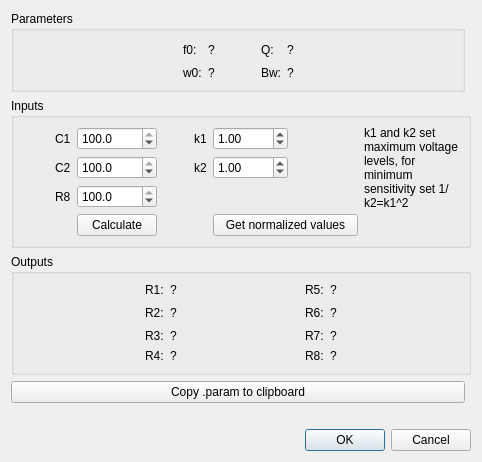
<?xml version="1.0" encoding="UTF-8"?>
<ui version="4.0">
 <class>fleischertow_dialog</class>
 <widget class="QDialog" name="fleischertow_dialog">
  <property name="geometry">
   <rect>
    <x>0</x>
    <y>0</y>
    <width>482</width>
    <height>419</height>
   </rect>
  </property>
  <property name="windowTitle">
   <string>Fleischer-Tow Universal cell</string>
  </property>
  <layout class="QGridLayout" name="gridLayout_3" rowstretch="1,0,0,0,0,0" columnstretch="0,0">
   <item row="2" column="0" colspan="2">
    <widget class="QGroupBox" name="groupBox_3">
     <property name="title">
      <string>Outputs</string>
     </property>
     <layout class="QGridLayout" name="gridLayout_4">
      <item row="0" column="1">
       <widget class="QLabel" name="label_14">
        <property name="sizePolicy">
         <sizepolicy hsizetype="Maximum" vsizetype="Preferred">
          <horstretch>0</horstretch>
          <verstretch>0</verstretch>
         </sizepolicy>
        </property>
        <property name="text">
         <string>R1:</string>
        </property>
       </widget>
      </item>
      <item row="4" column="6">
       <widget class="QLabel" name="R8_val">
        <property name="text">
         <string>?</string>
        </property>
       </widget>
      </item>
      <item row="0" column="4">
       <widget class="QLabel" name="label_24">
        <property name="sizePolicy">
         <sizepolicy hsizetype="Maximum" vsizetype="Preferred">
          <horstretch>0</horstretch>
          <verstretch>0</verstretch>
         </sizepolicy>
        </property>
        <property name="text">
         <string>R5:</string>
        </property>
       </widget>
      </item>
      <item row="1" column="3">
       <spacer name="horizontalSpacer_8">
        <property name="orientation">
         <enum>Qt::Horizontal</enum>
        </property>
        <property name="sizeHint" stdset="0">
         <size>
          <width>40</width>
          <height>20</height>
         </size>
        </property>
       </spacer>
      </item>
      <item row="1" column="2">
       <widget class="QLabel" name="R2_val">
        <property name="text">
         <string>?</string>
        </property>
       </widget>
      </item>
      <item row="2" column="1">
       <widget class="QLabel" name="label_19">
        <property name="sizePolicy">
         <sizepolicy hsizetype="Maximum" vsizetype="Preferred">
          <horstretch>0</horstretch>
          <verstretch>0</verstretch>
         </sizepolicy>
        </property>
        <property name="text">
         <string>R3:</string>
        </property>
       </widget>
      </item>
      <item row="0" column="6">
       <widget class="QLabel" name="R5_val">
        <property name="text">
         <string>?</string>
        </property>
       </widget>
      </item>
      <item row="1" column="0">
       <spacer name="horizontalSpacer_7">
        <property name="orientation">
         <enum>Qt::Horizontal</enum>
        </property>
        <property name="sizeHint" stdset="0">
         <size>
          <width>40</width>
          <height>20</height>
         </size>
        </property>
       </spacer>
      </item>
      <item row="1" column="4">
       <widget class="QLabel" name="label_26">
        <property name="sizePolicy">
         <sizepolicy hsizetype="Maximum" vsizetype="Preferred">
          <horstretch>0</horstretch>
          <verstretch>0</verstretch>
         </sizepolicy>
        </property>
        <property name="text">
         <string>R6:</string>
        </property>
       </widget>
      </item>
      <item row="4" column="1">
       <widget class="QLabel" name="label_21">
        <property name="sizePolicy">
         <sizepolicy hsizetype="Maximum" vsizetype="Preferred">
          <horstretch>0</horstretch>
          <verstretch>0</verstretch>
         </sizepolicy>
        </property>
        <property name="text">
         <string>R4:</string>
        </property>
       </widget>
      </item>
      <item row="2" column="6">
       <widget class="QLabel" name="R7_val">
        <property name="text">
         <string>?</string>
        </property>
       </widget>
      </item>
      <item row="2" column="2">
       <widget class="QLabel" name="R3_val">
        <property name="text">
         <string>?</string>
        </property>
       </widget>
      </item>
      <item row="0" column="2">
       <widget class="QLabel" name="R1_val">
        <property name="text">
         <string>?</string>
        </property>
       </widget>
      </item>
      <item row="4" column="2">
       <widget class="QLabel" name="R4_val">
        <property name="text">
         <string>?</string>
        </property>
       </widget>
      </item>
      <item row="1" column="6">
       <widget class="QLabel" name="R6_val">
        <property name="text">
         <string>?</string>
        </property>
       </widget>
      </item>
      <item row="2" column="4">
       <widget class="QLabel" name="label_28">
        <property name="sizePolicy">
         <sizepolicy hsizetype="Maximum" vsizetype="Preferred">
          <horstretch>0</horstretch>
          <verstretch>0</verstretch>
         </sizepolicy>
        </property>
        <property name="text">
         <string>R7:</string>
        </property>
       </widget>
      </item>
      <item row="4" column="4">
       <widget class="QLabel" name="label_30">
        <property name="sizePolicy">
         <sizepolicy hsizetype="Maximum" vsizetype="Preferred">
          <horstretch>0</horstretch>
          <verstretch>0</verstretch>
         </sizepolicy>
        </property>
        <property name="text">
         <string>R8:</string>
        </property>
       </widget>
      </item>
      <item row="1" column="1">
       <widget class="QLabel" name="label_17">
        <property name="sizePolicy">
         <sizepolicy hsizetype="Maximum" vsizetype="Preferred">
          <horstretch>0</horstretch>
          <verstretch>0</verstretch>
         </sizepolicy>
        </property>
        <property name="text">
         <string>R2:</string>
        </property>
       </widget>
      </item>
      <item row="1" column="7">
       <spacer name="horizontalSpacer_9">
        <property name="orientation">
         <enum>Qt::Horizontal</enum>
        </property>
        <property name="sizeHint" stdset="0">
         <size>
          <width>40</width>
          <height>20</height>
         </size>
        </property>
       </spacer>
      </item>
     </layout>
    </widget>
   </item>
   <item row="4" column="0">
    <widget class="QLabel" name="error_label">
     <property name="sizePolicy">
      <sizepolicy hsizetype="Preferred" vsizetype="Fixed">
       <horstretch>0</horstretch>
       <verstretch>0</verstretch>
      </sizepolicy>
     </property>
     <property name="text">
      <string/>
     </property>
     <property name="alignment">
      <set>Qt::AlignCenter</set>
     </property>
    </widget>
   </item>
   <item row="1" column="0" colspan="2">
    <widget class="QGroupBox" name="groupBox_2">
     <property name="title">
      <string>Inputs</string>
     </property>
     <layout class="QGridLayout" name="gridLayout_2" columnstretch="1,0,0,1,0,0,2,3">
      <item row="1" column="5">
       <widget class="ScienDSpinBox" name="k2_sb">
        <property name="value">
         <double>1.000000000000000</double>
        </property>
       </widget>
      </item>
      <item row="1" column="1">
       <widget class="QLabel" name="label_10">
        <property name="sizePolicy">
         <sizepolicy hsizetype="Maximum" vsizetype="Preferred">
          <horstretch>0</horstretch>
          <verstretch>0</verstretch>
         </sizepolicy>
        </property>
        <property name="text">
         <string>C2</string>
        </property>
       </widget>
      </item>
      <item row="0" column="1">
       <widget class="QLabel" name="label_9">
        <property name="sizePolicy">
         <sizepolicy hsizetype="Maximum" vsizetype="Preferred">
          <horstretch>0</horstretch>
          <verstretch>0</verstretch>
         </sizepolicy>
        </property>
        <property name="text">
         <string>C1</string>
        </property>
       </widget>
      </item>
      <item row="2" column="2">
       <widget class="ScienDSpinBox" name="R8_sb">
        <property name="decimals">
         <number>1</number>
        </property>
        <property name="value">
         <double>100.000000000000000</double>
        </property>
       </widget>
      </item>
      <item row="0" column="7" rowspan="3">
       <widget class="QLabel" name="label_15">
        <property name="text">
         <string>k1 and k2 set maximum voltage levels, for minimum sensitivity set 1/k2=k1^2</string>
        </property>
        <property name="wordWrap">
         <bool>true</bool>
        </property>
       </widget>
      </item>
      <item row="1" column="2">
       <widget class="ScienDSpinBox" name="C2_sb">
        <property name="decimals">
         <number>1</number>
        </property>
        <property name="value">
         <double>100.000000000000000</double>
        </property>
       </widget>
      </item>
      <item row="2" column="1">
       <widget class="QLabel" name="label_11">
        <property name="sizePolicy">
         <sizepolicy hsizetype="Maximum" vsizetype="Preferred">
          <horstretch>0</horstretch>
          <verstretch>0</verstretch>
         </sizepolicy>
        </property>
        <property name="text">
         <string>R8</string>
        </property>
       </widget>
      </item>
      <item row="0" column="0">
       <spacer name="horizontalSpacer_4">
        <property name="orientation">
         <enum>Qt::Horizontal</enum>
        </property>
        <property name="sizeHint" stdset="0">
         <size>
          <width>40</width>
          <height>20</height>
         </size>
        </property>
       </spacer>
      </item>
      <item row="0" column="4">
       <widget class="QLabel" name="label_12">
        <property name="sizePolicy">
         <sizepolicy hsizetype="Maximum" vsizetype="Preferred">
          <horstretch>0</horstretch>
          <verstretch>0</verstretch>
         </sizepolicy>
        </property>
        <property name="text">
         <string>k1</string>
        </property>
       </widget>
      </item>
      <item row="0" column="6">
       <spacer name="horizontalSpacer_5">
        <property name="orientation">
         <enum>Qt::Horizontal</enum>
        </property>
        <property name="sizeHint" stdset="0">
         <size>
          <width>40</width>
          <height>20</height>
         </size>
        </property>
       </spacer>
      </item>
      <item row="0" column="5">
       <widget class="ScienDSpinBox" name="k1_sb">
        <property name="minimumSize">
         <size>
          <width>75</width>
          <height>0</height>
         </size>
        </property>
        <property name="value">
         <double>1.000000000000000</double>
        </property>
       </widget>
      </item>
      <item row="0" column="3">
       <spacer name="horizontalSpacer_6">
        <property name="orientation">
         <enum>Qt::Horizontal</enum>
        </property>
        <property name="sizeHint" stdset="0">
         <size>
          <width>40</width>
          <height>20</height>
         </size>
        </property>
       </spacer>
      </item>
      <item row="3" column="2">
       <widget class="QPushButton" name="calc_btn">
        <property name="text">
         <string>Calculate</string>
        </property>
       </widget>
      </item>
      <item row="0" column="2">
       <widget class="ScienDSpinBox" name="C1_sb">
        <property name="minimumSize">
         <size>
          <width>75</width>
          <height>0</height>
         </size>
        </property>
        <property name="decimals">
         <number>1</number>
        </property>
        <property name="value">
         <double>100.000000000000000</double>
        </property>
       </widget>
      </item>
      <item row="1" column="4">
       <widget class="QLabel" name="label_13">
        <property name="text">
         <string>k2</string>
        </property>
       </widget>
      </item>
      <item row="3" column="5" colspan="2">
       <widget class="QPushButton" name="optimize_btn">
        <property name="text">
         <string>Get normalized values</string>
        </property>
       </widget>
      </item>
     </layout>
    </widget>
   </item>
   <item row="0" column="0">
    <widget class="QGroupBox" name="groupBox">
     <property name="title">
      <string>Parameters</string>
     </property>
     <layout class="QGridLayout" name="gridLayout" columnstretch="0,0,0,0,0,0,0">
      <item row="0" column="1">
       <widget class="QLabel" name="label_2">
        <property name="text">
         <string>f0:</string>
        </property>
       </widget>
      </item>
      <item row="0" column="2">
       <widget class="QLabel" name="f0_val">
        <property name="text">
         <string>?</string>
        </property>
       </widget>
      </item>
      <item row="0" column="5">
       <widget class="QLabel" name="Q_val">
        <property name="text">
         <string>?</string>
        </property>
       </widget>
      </item>
      <item row="0" column="0">
       <spacer name="horizontalSpacer_2">
        <property name="orientation">
         <enum>Qt::Horizontal</enum>
        </property>
        <property name="sizeHint" stdset="0">
         <size>
          <width>40</width>
          <height>20</height>
         </size>
        </property>
       </spacer>
      </item>
      <item row="1" column="2">
       <widget class="QLabel" name="w0_val">
        <property name="text">
         <string>?</string>
        </property>
       </widget>
      </item>
      <item row="0" column="6">
       <spacer name="horizontalSpacer_3">
        <property name="orientation">
         <enum>Qt::Horizontal</enum>
        </property>
        <property name="sizeHint" stdset="0">
         <size>
          <width>40</width>
          <height>20</height>
         </size>
        </property>
       </spacer>
      </item>
      <item row="1" column="1">
       <widget class="QLabel" name="label_3">
        <property name="text">
         <string>w0:</string>
        </property>
       </widget>
      </item>
      <item row="0" column="4">
       <widget class="QLabel" name="label_4">
        <property name="text">
         <string>Q:</string>
        </property>
       </widget>
      </item>
      <item row="1" column="4">
       <widget class="QLabel" name="label_5">
        <property name="text">
         <string>Bw:</string>
        </property>
       </widget>
      </item>
      <item row="1" column="5">
       <widget class="QLabel" name="bw_val">
        <property name="text">
         <string>?</string>
        </property>
       </widget>
      </item>
      <item row="0" column="3">
       <spacer name="horizontalSpacer">
        <property name="orientation">
         <enum>Qt::Horizontal</enum>
        </property>
        <property name="sizeType">
         <enum>QSizePolicy::Preferred</enum>
        </property>
        <property name="sizeHint" stdset="0">
         <size>
          <width>40</width>
          <height>20</height>
         </size>
        </property>
       </spacer>
      </item>
     </layout>
    </widget>
   </item>
   <item row="5" column="0" colspan="2">
    <widget class="QDialogButtonBox" name="OK_btn">
     <property name="enabled">
      <bool>true</bool>
     </property>
     <property name="toolTip">
      <string notr="true"/>
     </property>
     <property name="locale">
      <locale language="English" country="UnitedStates"/>
     </property>
     <property name="orientation">
      <enum>Qt::Horizontal</enum>
     </property>
     <property name="standardButtons">
      <set>QDialogButtonBox::Cancel|QDialogButtonBox::Ok</set>
     </property>
    </widget>
   </item>
   <item row="3" column="0">
    <widget class="QPushButton" name="cpyclipboard_btn">
     <property name="text">
      <string>Copy .param to clipboard</string>
     </property>
    </widget>
   </item>
  </layout>
 </widget>
 <customwidgets>
  <customwidget>
   <class>ScienDSpinBox</class>
   <extends>QDoubleSpinBox</extends>
   <header>src.widgets.scientific_spinbox</header>
  </customwidget>
 </customwidgets>
 <resources/>
 <connections>
  <connection>
   <sender>OK_btn</sender>
   <signal>accepted()</signal>
   <receiver>fleischertow_dialog</receiver>
   <slot>accept()</slot>
   <hints>
    <hint type="sourcelabel">
     <x>248</x>
     <y>254</y>
    </hint>
    <hint type="destinationlabel">
     <x>157</x>
     <y>274</y>
    </hint>
   </hints>
  </connection>
  <connection>
   <sender>OK_btn</sender>
   <signal>rejected()</signal>
   <receiver>fleischertow_dialog</receiver>
   <slot>reject()</slot>
   <hints>
    <hint type="sourcelabel">
     <x>316</x>
     <y>260</y>
    </hint>
    <hint type="destinationlabel">
     <x>286</x>
     <y>274</y>
    </hint>
   </hints>
  </connection>
 </connections>
</ui>
